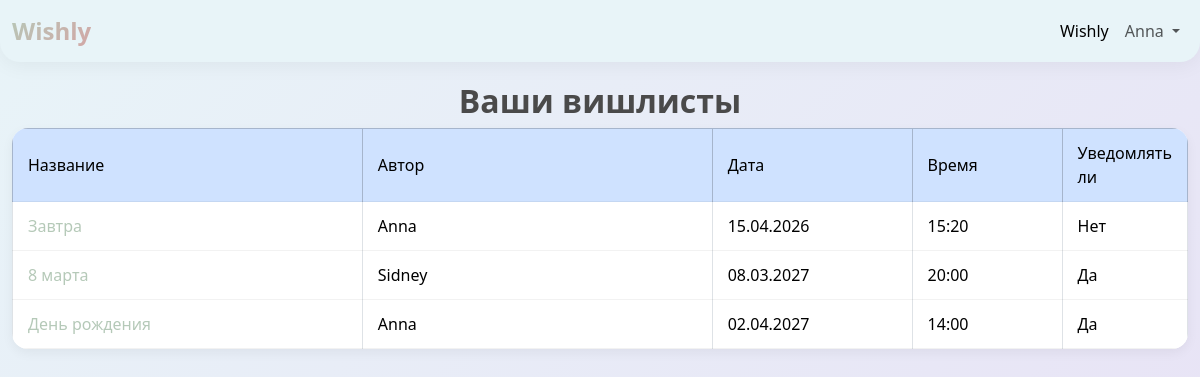
The page / (signed in) on the database its author committed.
### data/users.py (models this page shows, shortened)
class User(SqlAlchemyBase, UserMixin, SerializerMixin):
    __tablename__ = 'users'
    id = sqlalchemy.Column(sqlalchemy.Integer,
                           primary_key=True, autoincrement=True)
    username = sqlalchemy.Column(sqlalchemy.String, unique=True, nullable=True)
    email = sqlalchemy.Column(sqlalchemy.String,
                              index=True, unique=True, nullable=True)
    hashed_password = sqlalchemy.Column(sqlalchemy.String, nullable=True)
    modified_date = sqlalchemy.Column(sqlalchemy.DateTime,
                                      default=date.today())
    lists = orm.relationship("Lists", back_populates='user')

### data/lists.py (models this page shows, shortened)
class Lists(SqlAlchemyBase, SerializerMixin):
    __tablename__ = 'lists'
    id = sqlalchemy.Column(sqlalchemy.Integer,
                           primary_key=True, autoincrement=True)
    feast = sqlalchemy.Column(sqlalchemy.String, nullable=True)
    date = sqlalchemy.Column(sqlalchemy.Date,
                                   default=datetime.date.today, nullable=True)
    time = sqlalchemy.Column(sqlalchemy.Time,
                             default=datetime.time(hour=13, minute=30), nullable=True)
    notification = sqlalchemy.Column(sqlalchemy.Boolean, default=True)
    user_id = sqlalchemy.Column(sqlalchemy.Integer, sqlalchemy.ForeignKey('users.id'))
    token = sqlalchemy.Column(sqlalchemy.String, unique=True, nullable=True)
    user = orm.relationship('User')

### main.py (the view)
@application.route('/')
def index():
    db_sess = db_session.create_session()
    lst = []
    names = []
    aut = False
    if current_user.is_authenticated:
        sub_lists = set()
        for book in db_sess.query(WishBook).filter(WishBook.user_id == current_user.id).all():
            if book is not None:
                sub_lists.add(db_sess.query(Lists).join(
                    Wishes, Wishes.list_id == Lists.id).filter(Wishes.id == book.wish_id).first())
        lists = db_sess.query(Lists).filter(Lists.user_id == current_user.id).all()
        lst = list(sub_lists) + lists
        users = db_sess.query(User).all()
        names = {item.id: f'{item.username}' for item in users}
        aut = True
    return render_template('index.html', lists=sorted(lst, key=lambda x: (x.date, x.time)), names=names, aut=aut)

### data/db_session.py (called while the page is built)
def create_session() -> Session:
    global __factory
    return __factory()

### main.py (called while the page is built)
@login_manager.user_loader
def load_user(user_id):
    db_sess = db_session.create_session()
    return db_sess.query(User).get(user_id)

### templates/index.html (shortened to what this page needs)
{% extends "base.html" %}
{% block content %}
<h2 class="text-center">Ваши вишлисты</h2>
{% if lists %}
        <div class="table_container">
            <table class="table table-bordered">
                <thead class="table-primary">
                <tr>
                    <td class="title" width="350px" bgcolor="#dddddd">Название</td>
                    <td class="title" width="350px" bgcolor="#dddddd">Автор</td>
                    <td class="title" width="200px" bgcolor="#dddddd">Дата</td>
                    <td class="title" width="150px" bgcolor="#dddddd">Время</td>
                    <td class="title" width="100px" bgcolor="#dddddd">Уведомлять ли</td>
                </tr>
                </thead>
                <tbody>
                {% for item in lists %}
                    {% if item %}
                <tr>
                    <td class="ordinary" bgcolor="#eeeeff"><a  href="/list{{ item.id }}">{{ item.feast.capitalize() }}</a></td>
                    <td class="ordinary" bgcolor="#eeeeff">{{ names[item.user_id] }}</td>
                    <td class="ordinary" bgcolor="#eeeeff">{{ item.date.strftime("%d.%m.%Y") }}</td>
                    <td class="ordinary" bgcolor="#eeeeff">{{ item.time.strftime('%H:%M') }}</td>
                    {% if item.notification %}
                    <td class="ordinary" bgcolor="#eeffee">Да</td>
                    {% else %}
                    <td class="ordinary" bgcolor="#ffeeff">Нет</td>
                    {% endif %}
                </tr>
    {% endif %}
    {% endfor %}
                </tbody>
            </table>
        </div>
{% endif %}
{% endblock %}

### templates/base.html (shortened to what this page needs)
<!doctype html>
<html lang="en">
<head>
    <link href="https://cdn.jsdelivr.net/npm/bootstrap@5.3.8/dist/css/bootstrap.min.css" rel="stylesheet"
>
    <link href="/static/css/style.css" rel="stylesheet">
</head>
<body>
<header>
    <nav class="navbar navbar-expand-sm bg-body-tertiary">
        <div class="container-fluid">
            <a class="navbar-brand" href="/"><strong>Wishly</strong></a>
            <div class="collapse navbar-collapse " id="navbarSupportedContent">
                <ul class="navbar-nav ms-auto">
                    <li class="nav-item">
                        <a class="nav-link active" aria-current="page" href="/">Wishly</a>
                    </li>
                    {% if current_user.is_authenticated %}
                    <li class="nav-item dropdown">
                        <a class="nav-link dropdown-toggle" href="#" role="button" data-bs-toggle="dropdown"
                           aria-expanded="false">
                            {{ current_user.username }}
                        </a>
                    </li>
                    {% endif %}
                </ul>
            </div>
        </div>
    </nav>
</header>
<main role="main" class="container">
    {% block content %}{% endblock %}
</main>
</body>
</html>

### static/css/style.css (style rules this page uses)
:root { --soft-blue: #E8F4F8; --white: #FFFFFF; --powder-pink: #FDE8EC; --lavender: #E8E0F5; --dusty-rose: #D4A5A5; --sage-green: #B5C9B8; --text-dark: #4A4A4A; --text-light: #7A7A7A; --shadow: 0 4px 12px rgba(0, 0, 0, 0.05); --border-radius: 16px; }
body { background: linear-gradient(135deg, var(--soft-blue) 0%, var(--lavender) 100%); font-family: 'Segoe UI', 'Roboto', 'Helvetica Neue', sans-serif; color: var(--text-dark); min-height: 100vh; }
.container { max-width: 1400px; margin: 0 auto; }
.table { background: var(--white); border-radius: var(--border-radius); overflow: hidden; box-shadow: var(--shadow); }
.table tbody tr { transition: background-color 0.2s ease; }
.table td { padding: 12px 15px; vertical-align: middle; border-bottom: 1px solid rgba(0, 0, 0, 0.05); }
.navbar { background: var(--soft-blue) !important; box-shadow: 0 4px 20px rgba(0, 0, 0, 0.05); border-radius: 0 0 20px 20px; margin-bottom: 20px; }
.navbar-brand { font-weight: 700; font-size: 24px; background: linear-gradient(135deg, var(--sage-green) 0%, var(--dusty-rose) 100%); -webkit-background-clip: text; background-clip: text; color: transparent; }
.nav-link { color: var(dusty-rose) !important; transition: color 0.2s ease; }
a { color: var(--sage-green); text-decoration: none; transition: all 0.25s ease; font-weight: 500; }
h1, h2, h3, h4, h5 { font-weight: 600; color: var(--text-dark); }
.text-center { color: var(--text-dark); }

### rows shown on the page
User: username "Anna"
Lists: feast "Завтра", date "15.04.2026", time "15:20", notification "Нет"
Lists: feast "8 марта", date "08.03.2027", time "20:00", notification "Да"
User: username "Sidney"
Lists: feast "День рождения", date "02.04.2027", time "14:00", notification "Да"
